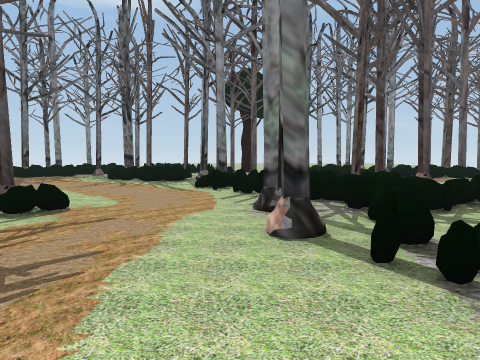
View 1 (above)

24 first-person views from a walk through a Unity game level. The camera is 1.2 m above the floor, tilts 4° down and sees 75° across. The floor is counted in squares, 1.84 m on a side. Each view is taken from the middle of a square. On the plan, view 1 faces up. The plan holds only what a view shows up to about 10 squares ahead; the rest is blank. The place goes on beyond the plan. The player is left out.

View 2
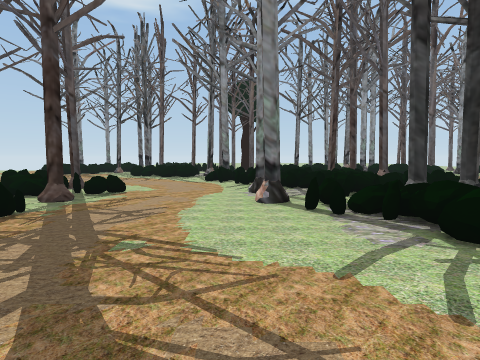

View 3
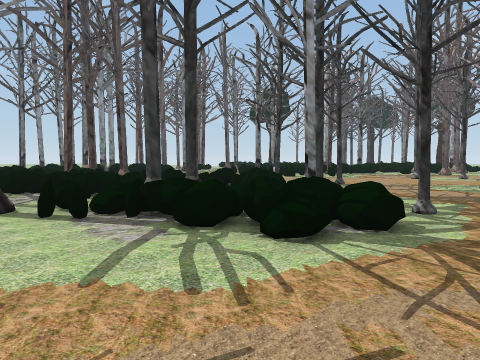

View 4
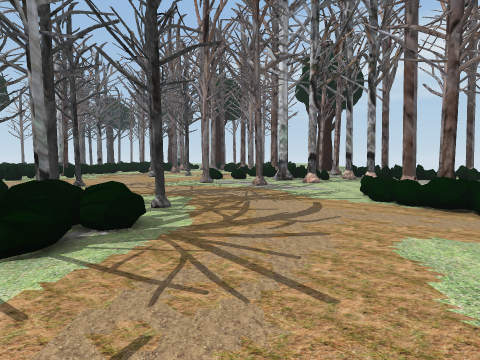

View 5
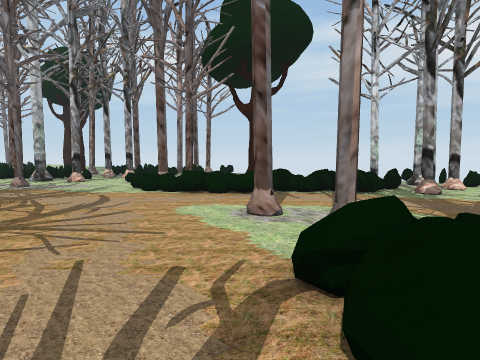

View 6
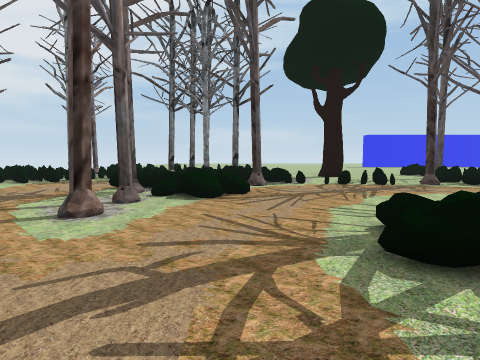

View 7
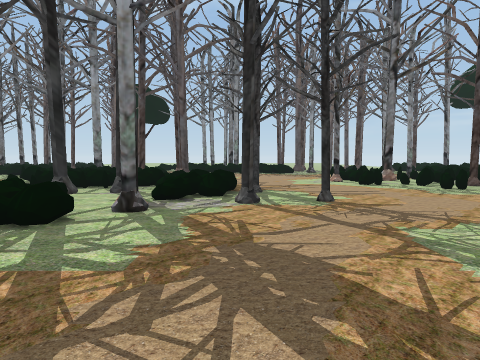

View 8
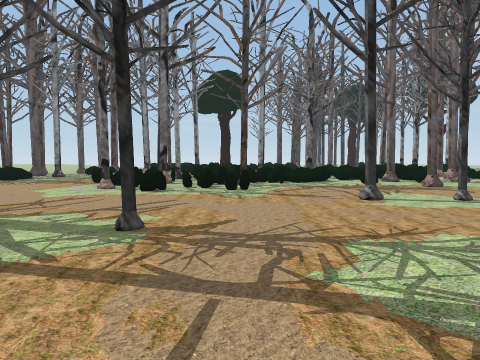

View 9
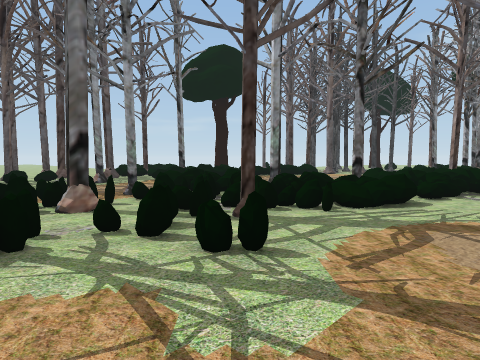

View 10
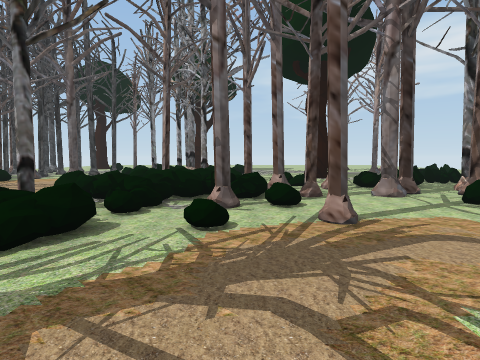

View 11
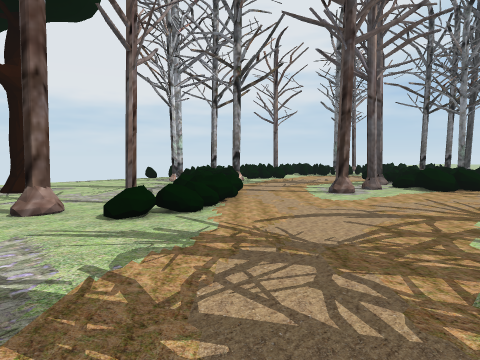

View 12
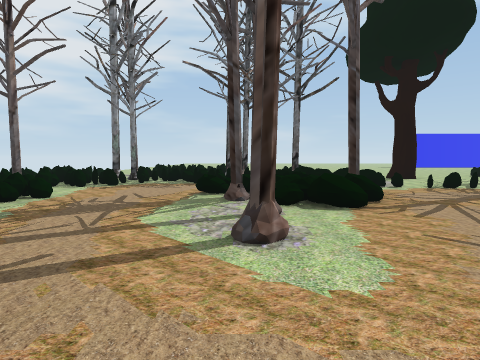

View 13
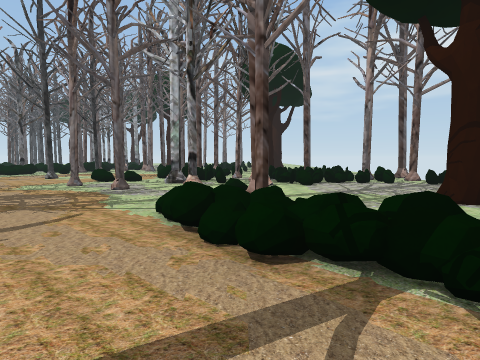

View 14
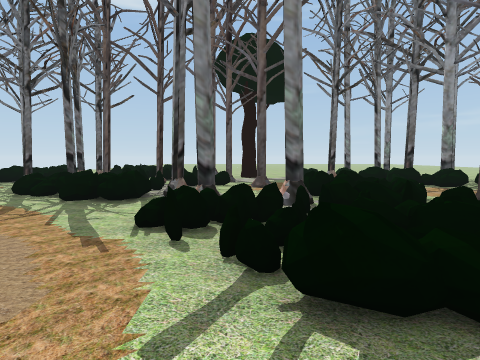

View 15
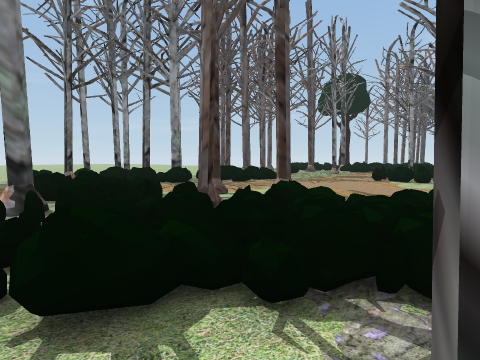

View 16
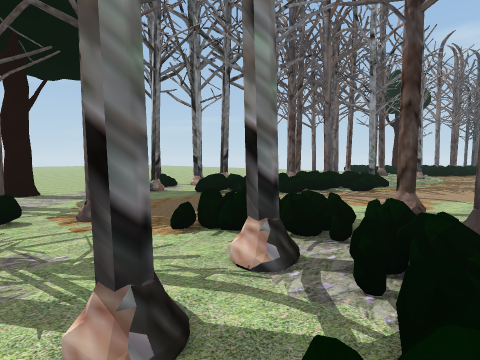

View 17
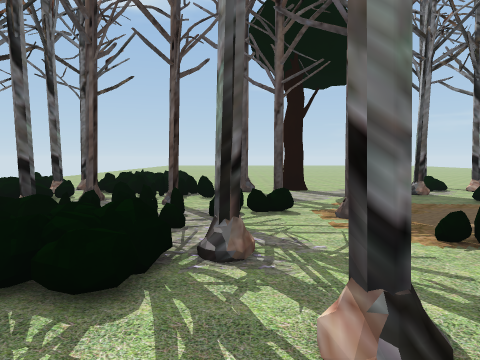

View 18
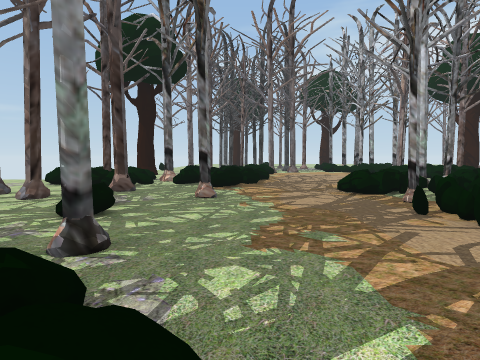

View 19
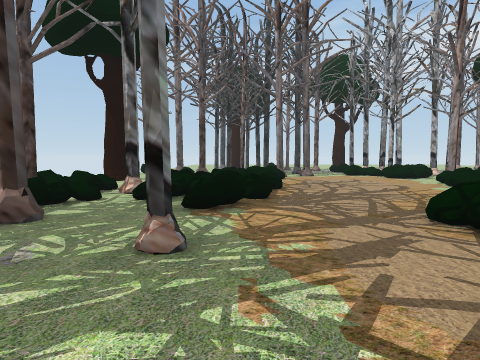

View 20
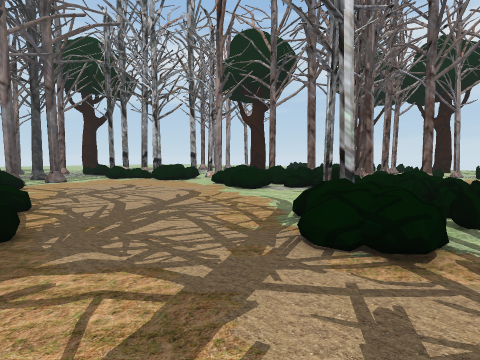

View 21
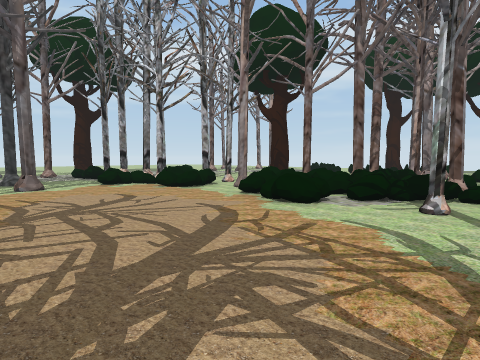

View 22
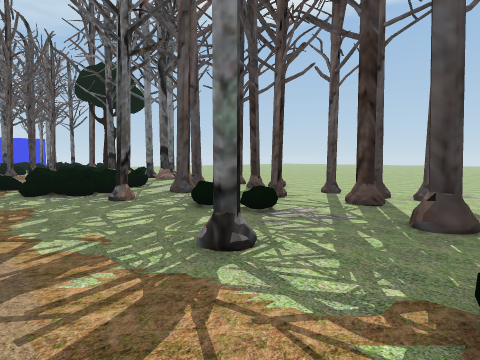

View 23
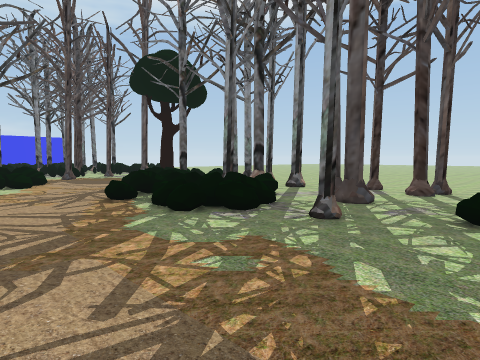

View 24
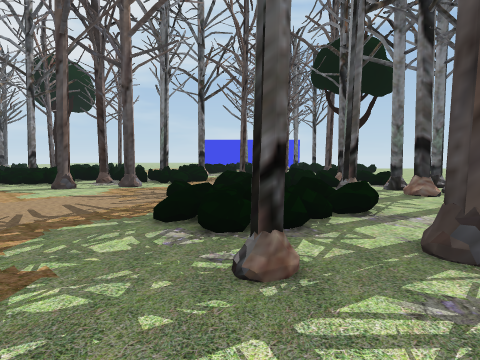

### Floor plan
Key: @ floor where view 1 was taken; # wall or solid block; x gap in a wall; . main floor; : floor 0.5 m higher than the main floor; + floor 0.75 m higher than the main floor; / step, stairs or slope; = window, fence, low wall or low ledge; T thing the floor can be seen under or through.
Columns run from 6 left of view 1 to 24 right of it. Each row starts with its distance up from view 1.
 20                  ..
 19               .. ...
 18        ..    .......
 17       ...   ........
 16   ==  ...  .........
 15 =##= .#...##..#.#..#..
 14 ##===#..####.#.#.##..#   #
 13 =##==.#...=##=#.....=#=...
 12 =##=#=....==#=##...#.##
 11  .#===.#...===##..#...:=
 10 ..===#.==...#.......==x=:==#
  9 ....=...==............./.==#
  8 ......##=##.....=..=..........
  7  ..../===##....===#=#........#.
  6    ...=:==.....##===#.......=..
  5   #....x::=....======#.==.=.=#=
  4  .==...#===#......#======#==##
  3  ......#=##=#........#=:==#.
  2 .......==##=#........#=x##
  1 #..=....==##.....#..#.#.#
  0  ..=..@.===.......#.....x..
 -1   =/.....=#.....=   ...#=..
 -2  =+/.=..........:.    .#=
 -3  #=====........##=      .=.
 -4 #==.=##....=..#===       .==
 -5 ===......==TT:####
 -6 ==.......=# ..##==
 -7 ##=.....== ...===#
 -8 #=====.###.T#..===
 -9 ==##  .##.. #. =##
-10 ===    #=..    =#

Where each view was taken, in squares from view 1:
view 1: 0 up, 0 right, facing up
view 2: 2 down, 0 right, facing up
view 3: 2 down, 0 right, facing up-right
view 4: 2 down, 0 right, facing right
view 5: 1 down, 1 left, facing down-right
view 6: 2 down, 5 right, facing left
view 7: 3 down, 6 right, facing up
view 8: 1 down, 6 right, facing up-right
view 9: 2 up, 9 right, facing up-right
view 10: 2 up, 11 right, facing right
view 11: 1 down, 7 right, facing down-left
view 12: 4 down, 4 right, facing left
view 13: 5 down, 1 right, facing right
view 14: 4 up, 0 right, facing up
view 15: 4 up, 0 right, facing up-right
view 16: 7 up, 1 left, facing up-right
view 17: 7 up, 1 left, facing up
view 18: 10 up, 7 right, facing right
view 19: 10 up, 10 right, facing right
view 20: 10 up, 12 right, facing down-right
view 21: 9 up, 14 right, facing down-right
view 22: 9 up, 14 right, facing up-left
view 23: 8 up, 11 right, facing up-left
view 24: 11 up, 11 right, facing left
